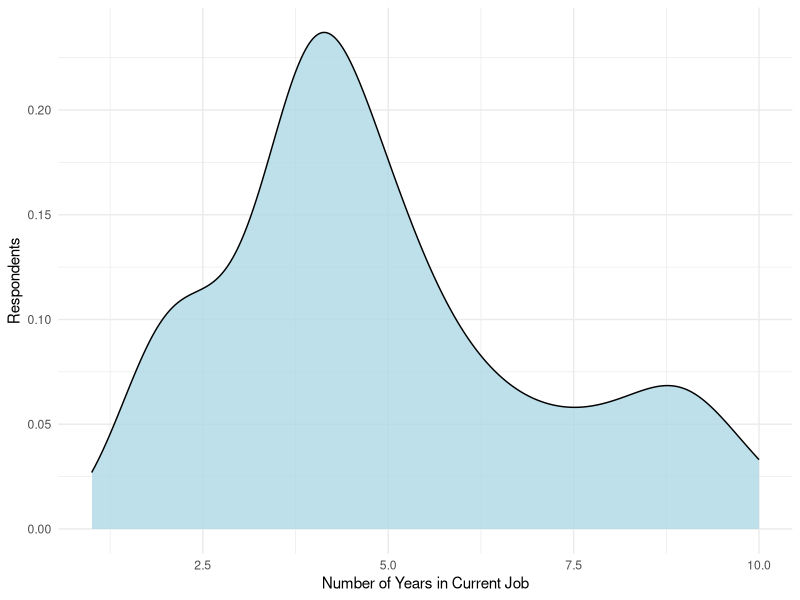
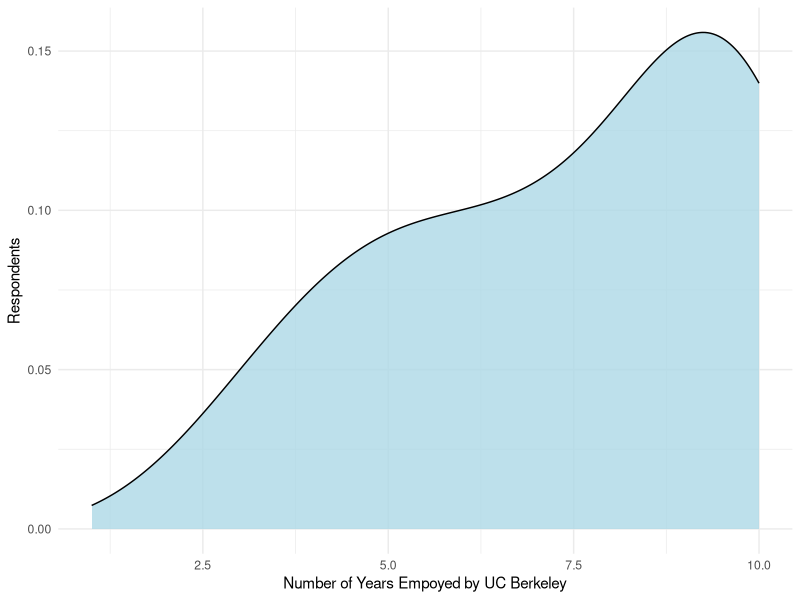
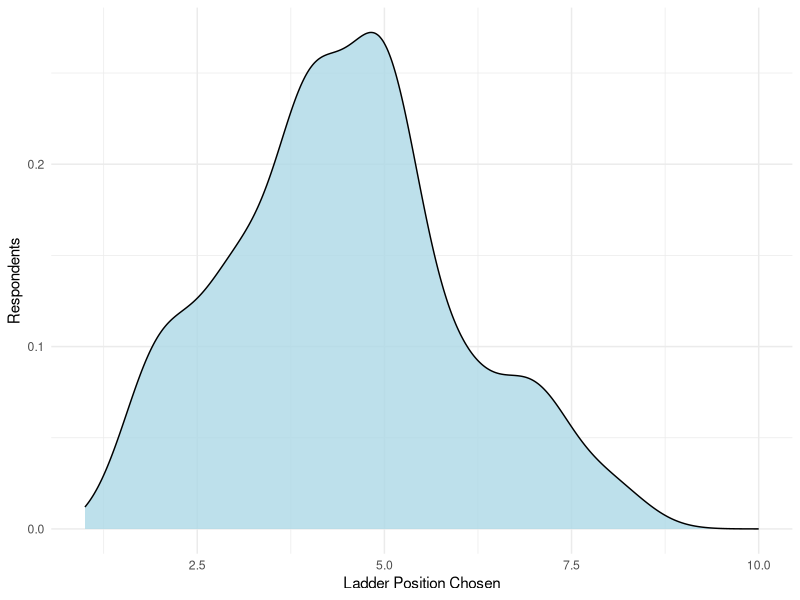
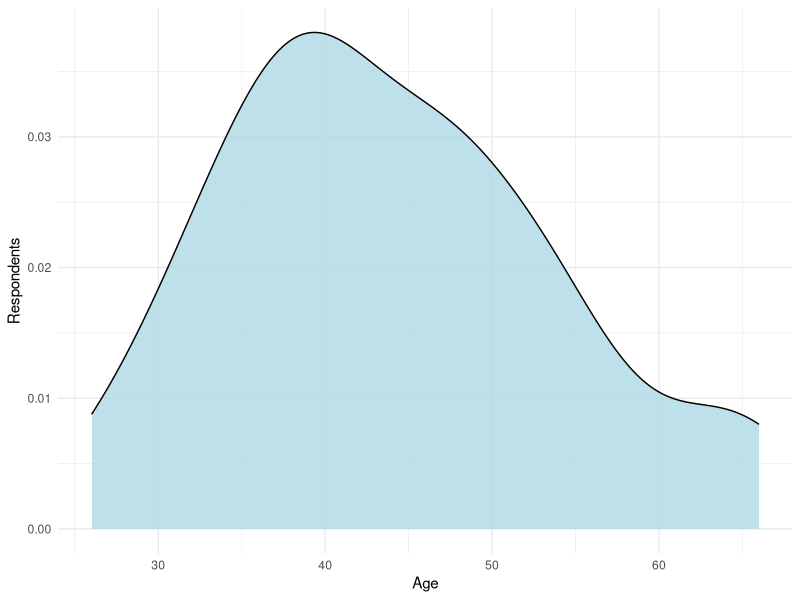

R code for these plots, in order:
## ---- chunk 1
library(tidyverse)
library(psych)
library(knitr)
## ---- chunk 2
data <- read.csv("Focus+Groups_February+13,+2023_11.17.csv")

data <- data[-1,]
data <- data[-1,]
## ---- chunk 3
data$manager <- factor(data$manager, labels=c("NA","Yes","No"))
## ---- chunk 4
data$race <- factor(data$race, labels=c("NA", "White/Caucasian","Asian/Asian American","Black/African American", "Hispanic or Latino/a", "Multiracial", "Other"))
## ---- chunk 5
data$gender <- factor(data$gender, labels=c("NA","Male","Female","Other"))
## ---- chunk 6
data$ladder <- as.numeric(data$ladder)

data$ed <- factor(data$ed, labels=c("NA", "High school education", "College graduation", "Postgraduate degree"))

data$income <- factor(data$income, labels=c("NA", "$75,001-$100,000", "$100,001-$150,000", "greater than $150,000"))

data$incomeChild <- factor(data$incomeChild, labels=c("NA", "less than $15,000", "$15,000-$30,000", "$30,001-$50,000", "$50,001-$75,000", "$75,001-$100,000", "$100,001-$150,000", "greater than $150,000"))

data$disability_status <- factor(data$disability_status, labels=c("NA", "Yes, Cognitive", "Yes, Emotional", "Yes, Mental", "Yes, Self Identify", "No", "Prefer not to answer"))

data$disability_status <- factor(data$disability_work, labels=c("NA", "Yes", "No", "Prefer not to answer"))

data$job_Years_1 <- as.numeric(data$job_Years_1)

data$employer_Years <- as.numeric(data$employer_Years)

data$age <- as.numeric(data$age)
## ---- chunk 7
kable(table(data$manager), col.names=c("Do you manage employees?", "n"))
## ---- chunk 8
kable(psych::describe(data$job_Years_1))

ggplot(data, aes(job_Years_1)) +
  geom_density(bins=20, fill="lightblue", alpha=0.8) +
  theme_minimal() +
  xlim(limits=c(1,10)) +
  labs(x = "Number of Years in Current Job",
       y = "Respondents")
## ---- chunk 9
kable(psych::describe(data$employer_Years))

ggplot(data, aes(employer_Years)) +
  geom_density(bins=20, fill="lightblue", alpha=0.8) +
  theme_minimal() +
  xlim(limits=c(1,10)) +
  labs(x = "Number of Years Empoyed by UC Berkeley",
       y = "Respondents")
## ---- chunk 10
kable(table(data$race), col.names=c("Race", "n"))
## ---- chunk 11
kable(table(data$gender), col.names=c("Race", "n"))
## ---- chunk 12
kable(table(data$ed), col.names=c("Level of Education", "n"))

ggplot(data, aes(ladder)) +
  geom_density(bins=20, fill="lightblue", alpha=0.8) +
  theme_minimal() +
  xlim(limits=c(1,10)) +
  labs(x = "Ladder Position Chosen",
       y = "Respondents")

kable(table(data$incomeChild), col.names=c("Childhood Income", "n"))
## ---- chunk 13
kable(psych::describe(data$age))

ggplot(data, aes(age)) +
  geom_density(bins=20, fill="lightblue", alpha=0.8) +
  theme_minimal() +
  labs(x = "Age",
       y = "Respondents")
## ---- chunk 14
kable(table(data$disability_status), col.names=c("Disability Status", "n"))
